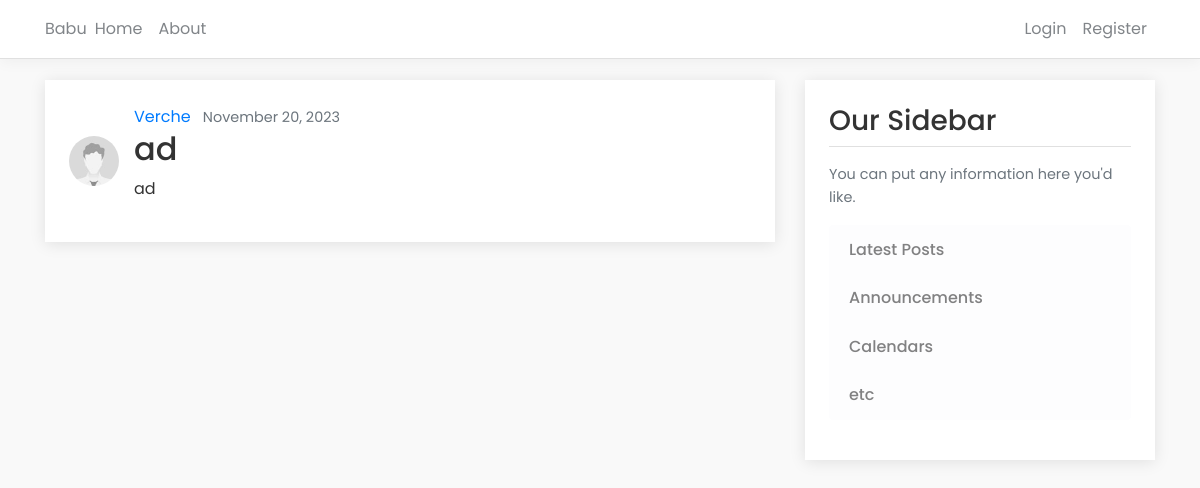
The app's page /post/18/ with its own data.
### blog/models.py (models this page shows, shortened)
class Post(models.Model):
    title = models.CharField(max_length=100)
    content = models.TextField()
    date_posted = models.DateTimeField(default=timezone.now)
    author = models.ForeignKey(User, on_delete=models.CASCADE)

### users/models.py (models this page shows, shortened)
class Profile(models.Model):
    user = models.OneToOneField(User, on_delete=models.CASCADE)
    image = models.ImageField(default='default.jpg', upload_to='profile_pics')

### blog/views.py (the view)
# urls.py: path('post/<int:pk>/', PostDetailView.as_view(), name='post-detail'),
class PostDetailView(DetailView):
	model = Post

### blog/templates/blog/post_detail.html (shortened to what this page needs)
{% extends "blog/base.html" %}
{% block content %}
  <article class="media content-section">
    <img class="rounded-circle article-img" src="{{ object.author.profile.image.url }}">
    <div class="media-body">
      <div class="article-metadata">
        <a class="mr-2" href="{% url 'user-posts' object.author.username %}">{{ object.author }}</a>
        <small class="text-muted">{{ object.date_posted|date:"F d, Y" }}</small>
      </div>
      <h2 class="article-title">{{ object.title }}</h2>
      <p class="article-content">{{ object.content }}</p>
    </div>
  </article>
{% endblock content %}

### blog/static/blog/main.css (style rules this page uses)
body { font-family: 'Poppins', sans-serif; line-height: 1.6; color: #333; background: #f9f9f9; }
a { transition: color 0.3s ease; }
.content-section { background: #fff; padding: 1.5rem; margin-bottom: 1.5rem; box-shadow: 0 2px 15px rgba(0, 0, 0, 0.1); }
.text-muted { font-size: 0.9rem; }
.article-img { width: 50px; height: 50px; border-radius: 10px; object-fit: cover; margin-right: 15px; }
.media { display: flex; align-items: center; }
.media-body { flex: 1; }

### records on screen
Post: author.profile.image (placeholder picture), author "Verche", date_posted "November 20, 2023", title "ad", content "ad"
